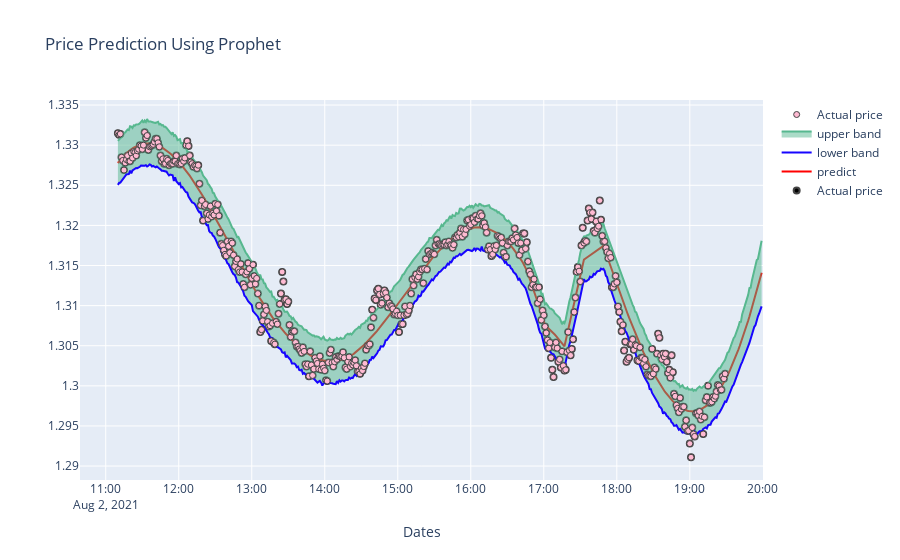

Notebook code cell kept with this figure:
### Code cell
trace = go.Scatter(
    name = 'Actual price',
    mode = 'markers',
    x = list(fcst['ds']),
    y = list(df['y']),
    marker=dict(
        color='#FFBAD2',
        line=dict(width=1)
    )
)
trace1 = go.Scatter(
    name = 'predict',
    mode = 'lines',
    x = list(fcst['ds']),
    y = list(fcst['yhat']),
    marker=dict(
        color='red',
        line=dict(width=3)
    )
)
upper_band = go.Scatter(
    name = 'upper band',
    mode = 'lines',
    x = list(fcst['ds']),
    y = list(fcst['yhat_upper']),
    line= dict(color='#57b88f'),
    fill = 'tonexty'
)
lower_band = go.Scatter(
    name= 'lower band',
    mode = 'lines',
    x = list(fcst['ds']),
    y = list(fcst['yhat_lower']),
    line= dict(color='#1705ff')
)
tracex = go.Scatter(
    name = 'Actual price',
   mode = 'markers',
   x = list(df1['ds']),
   y = list(df1['y']),
   marker=dict(
      color='black',
      line=dict(width=2)
   )
)
data = [tracex, trace1, lower_band, upper_band, trace]

layout = dict(title='Price Prediction Using Prophet',
             xaxis=dict(title = 'Dates', ticklen=2, zeroline=True))

figure=dict(data=data,layout=layout)
plt.savefig('btc03.png')
py.offline.iplot(figure)

### Figure 1 — Plotly figure (JSON) as saved in the notebook; plotly's stock layout.template omitted (floating-point values rounded to 4 significant figures; data arrays with more than 128 entries replaced by an {"elided": "..."} marker saying what was removed)
{"data": [{"marker": {"color": "black", "line": {"width": 2}}, "mode": "markers", "name": "Actual price", "type": "scatter", "x": {"elided": "500 str values"}, "y": {"elided": "500 float values"}}, {"marker": {"color": "red", "line": {"width": 3}}, "mode": "lines", "name": "predict", "type": "scatter", "x": {"elided": "530 str values"}, "y": {"elided": "530 float values"}}, {"line": {"color": "#1705ff"}, "mode": "lines", "name": "lower band", "type": "scatter", "x": {"elided": "530 str values"}, "y": {"elided": "530 float values"}}, {"fill": "tonexty", "line": {"color": "#57b88f"}, "mode": "lines", "name": "upper band", "type": "scatter", "x": {"elided": "530 str values"}, "y": {"elided": "530 float values"}}, {"marker": {"color": "#FFBAD2", "line": {"width": 1}}, "mode": "markers", "name": "Actual price", "type": "scatter", "x": {"elided": "530 str values"}, "y": {"elided": "500 float values"}}], "layout": {"title": {"text": "Price Prediction Using Prophet"}, "xaxis": {"ticklen": 2, "title": {"text": "Dates"}, "zeroline": true}}}
